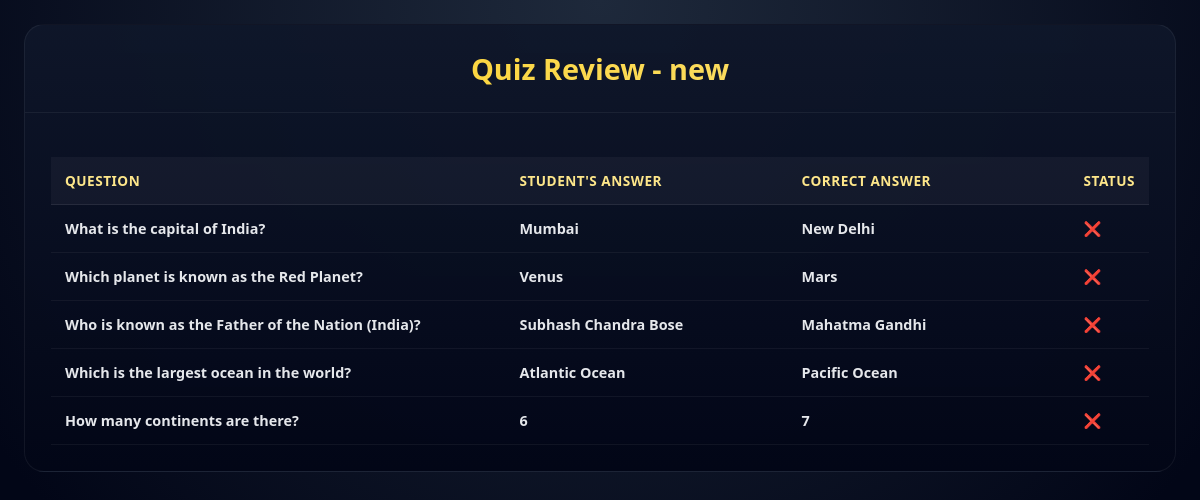
Page /student/10/review/ on the committed database.
### app/models.py (models this page shows, shortened)
class QuizAttempt(models.Model):
    quiz = models.ForeignKey(Quiz, on_delete=models.CASCADE, related_name='attempts')
    student_name = models.CharField(max_length=100)
    email = models.EmailField()
    roll_number = models.CharField(max_length=20)
    started_at = models.DateTimeField(auto_now_add=True)
    end_time = models.DateTimeField(null=True, blank=True)
    completed_at = models.DateTimeField(null=True, blank=True)
    score = models.IntegerField(null=True, blank=True)
    class Meta:
        unique_together = ['quiz', 'email']

class Answer(models.Model):
    attempt = models.ForeignKey(
        QuizAttempt,
        on_delete=models.CASCADE,
        related_name='answers'
    )
    question = models.ForeignKey(Question, on_delete=models.CASCADE)
    selected_option = models.CharField(max_length=10)
    is_correct = models.BooleanField(default=False)

class Question(models.Model):
    quiz = models.ForeignKey(Quiz, on_delete=models.CASCADE, related_name="questions")
    text = models.TextField()
    option1 = models.CharField(max_length=200)
    option2 = models.CharField(max_length=200)
    option3 = models.CharField(max_length=200)
    option4 = models.CharField(max_length=200)
    correct_option = models.IntegerField(
        choices=[
            (1, 'Option1'),
            (2, 'Option2'),
            (3, 'Option3'),
            (4, 'Option4')
        ]
    )
    marks = models.IntegerField(default=1)

### app/views.py (the view)
# urls.py: path("student/<int:attempt_id>/review/", views.quiz_review, name="quiz_review"),
def quiz_review(request, attempt_id):
    attempt = get_object_or_404(QuizAttempt, id=attempt_id)
    return render(request, 'app/quiz_review.html', {'attempt': attempt})

### templates/app/quiz_review.html (shortened to what this page needs)
{% load static %}
<!DOCTYPE html>
<html lang="en">
<head>
    <link rel="stylesheet" href="{% static 'css/quiz_review.css' %}">
</head>
<body>
    <div class="review-container">
        <header class="review-header">
            <h1 class="review-title">Quiz Review - {{ attempt.student_name }}</h1>
        </header>
        <div class="review-content">
            <table class="review-table">
                <thead>
                    <tr>
                        <th class="question-col">Question</th>
                        <th class="answer-col">Student's Answer</th>
                        <th class="answer-col">Correct Answer</th>
                        <th class="status-col">Status</th>
                    </tr>
                </thead>
                <tbody>
                    {% for answer in attempt.answers.all %}
                    <tr class="answer-row">
                        <td class="question-text">{{ answer.question.text }}</td>
                        <td class="student-answer">
                            {% if answer.selected_option == "1" %}
                                {{ answer.question.option1 }}
                            {% elif answer.selected_option == "2" %}
                                {{ answer.question.option2 }}
                            {% elif answer.selected_option == "3" %}
                                {{ answer.question.option3 }}
                            {% elif answer.selected_option == "4" %}
                                {{ answer.question.option4 }}
                            {% endif %}
                        </td>
                        <td class="correct-answer">
                            {% if answer.question.correct_option == 1 %}
                                {{ answer.question.option1 }}
                            {% elif answer.question.correct_option == 2 %}
                                {{ answer.question.option2 }}
                            {% elif answer.question.correct_option == 3 %}
                                {{ answer.question.option3 }}
                            {% elif answer.question.correct_option == 4 %}
                                {{ answer.question.option4 }}
                            {% endif %}
                        </td>
                        <td class="answer-status">{% if answer.is_correct %}✅{% else %}❌{% endif %}</td>
                    </tr>
                    {% endfor %}
                </tbody>
            </table>
        </div>
    </div>
</body>
</html>

### static/css/quiz_review.css (style rules this page uses)
* { margin: 0; padding: 0; box-sizing: border-box; font-family: 'Segoe UI', system-ui, sans-serif; }
html, body { height: 100%; }
body { min-height: 100vh; background: radial-gradient(circle at top, #1e293b, #020617 75%); color: #e5e7eb; padding: 24px; }
.review-container { width: 100%; max-width: 1200px; margin: 0 auto; border-radius: 20px; background: linear-gradient( 180deg, rgba(15, 23, 42, 0.95), rgba(2, 6, 23, 0.98) ); border: 1px solid rgba(255,255,255,0.06); overflow: hidden; animation: fadeIn 0.45s ease; }
.review-header { padding: 24px; text-align: center; border-bottom: 1px solid rgba(255,255,255,0.06); }
.review-title { font-size: 1.8rem; font-weight: 900; background: linear-gradient(90deg, #facc15, #fde68a); -webkit-background-clip: text; -webkit-text-fill-color: transparent; }
.review-content { padding: 26px; overflow-x: auto; }
.review-table { width: 100%; border-collapse: collapse; margin-top: 18px; }
.review-table th { padding: 14px; font-size: 0.85rem; font-weight: 800; text-transform: uppercase; letter-spacing: 0.5px; color: #fde68a; background: rgba(255,255,255,0.04); border-bottom: 1px solid rgba(255,255,255,0.08); text-align: left; }
.review-table td { padding: 14px; font-size: 0.9rem; color: #e5e7eb; border-bottom: 1px solid rgba(255,255,255,0.05); vertical-align: top; }
.question-col { width: 42%; }
.answer-col { width: 26%; }
.status-col { width: 10%; text-align: center; }
.question-text { font-weight: 700; color: #e5e7eb; }
.student-answer { color: #f87171; font-weight: 700; }
.correct-answer { color: #22c55e; font-weight: 700; }
.answer-status { font-size: 1.2rem; font-weight: 900; }

### rows in the picture
QuizAttempt: student_name "new"
Answer: question.text "What is the capital of India?", question.option1 "Mumbai", question.option2 "New Delhi"
Answer: question.text "Which planet is known as the Red Planet?", question.option2 "Venus", question.option3 "Mars"
Answer: question.text "Who is known as the Father of the Nation (India)?", question.option2 "Subhash Chandra Bose", question.option3 "Mahatma Gandhi"
Answer: question.text "Which is the largest ocean in the world?", question.option2 "Atlantic Ocean", question.option4 "Pacific Ocean"
Answer: question.text "How many continents are there?", question.option2 "6", question.option3 "7"
